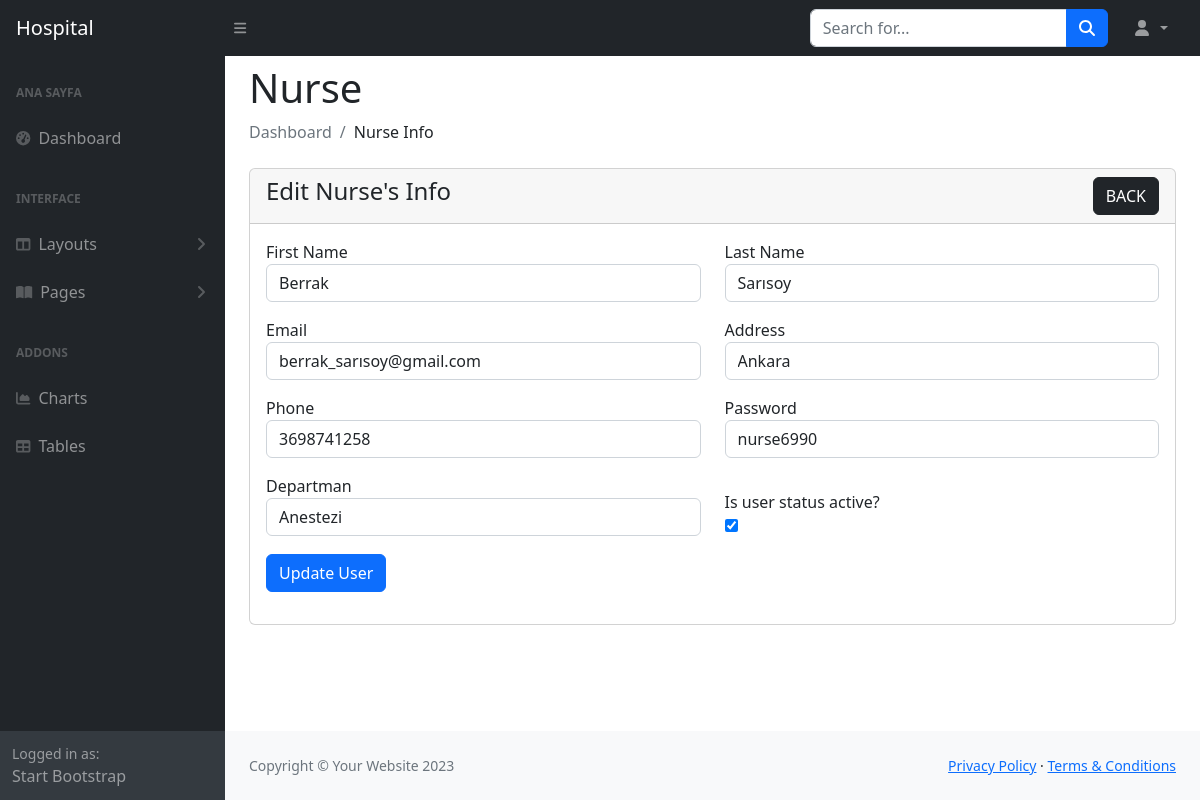
The app's page /Hospital_Managament_System/admin/edit_nurse.php?nurse_id=1 with its own data.
### tables this page shows
CREATE TABLE `nurse` (
  `nurse_id` int(11) NOT NULL,
  `fname` varchar(200) NOT NULL,
  `lname` varchar(200) NOT NULL,
  `email` varchar(200) NOT NULL,
  `password` varchar(50) NOT NULL,
  `address` varchar(200) NOT NULL,
  `phone` varchar(50) NOT NULL,
  `department_id` int(10) NOT NULL,
  `status` tinyint(4) NOT NULL
);

CREATE TABLE `department` (
  `department_id` int(11) NOT NULL,
  `name` longtext NOT NULL
);

### Hospital_Managament_System/admin/edit_nurse.php (the view, shortened to what this page needs)
<?php
include("config/dbcon.php");
include("includes/header.php"); ?>
<div class="container-fluid px-4">
    <h1 class="mt-2">Nurse</h1>
    <ol class="breadcrumb mb-4">
        <li class="breadcrumb-item active">Dashboard</li>
        <li class="breadcrumb-item">Nurse Info</li>
    </ol>
    <div class="row">
        <div class="col-md-12">
            <div class="card">
                <div class="card-header">
                    <h4>Edit Nurse's Info
                        <a href="view_register.php" class="btn btn-dark float-end">BACK</a>
                    </h4>
                </div>
                <div class="card-body">
                    <?php
                    if (isset($_GET['nurse_id'])) {
                        $nurse_id = $_GET['nurse_id'];
                        $users = "SELECT * FROM nurse WHERE nurse_id='$nurse_id'";
                        $users_run = mysqli_query($con, $users);
                        if (mysqli_num_rows($users_run) > 0) {
                            foreach ($users_run as $user) {
                                ?>
                                <form action="code.php" method="POST">
                                    <div class="row">
                                        <div class="col-md-6 mb-3">
                                            <label for="">First Name</label>
                                            <input type="text" name="fname" value="<?= $user['fname'] ?>" class="form-control">
                                        </div>
                                        <div class="col-md-6 mb-3">
                                            <label for="">Last Name</label>
                                            <input type="text" name="lname" value="<?= $user['lname'] ?>" class="form-control">
                                        </div>
                                        <div class="col-md-6 mb-3">
                                            <label for="">Email</label>
                                            <input type="text" name="email" value="<?= $user['email'] ?>" class="form-control">
                                        </div>
                                        <div class="col-md-6 mb-3">
                                            <label for="">Address</label>
                                            <input type="text" name="adres" value="<?= $user['address'] ?>" class="form-control">
                                        </div>
                                        <div class="col-md-6 mb-3">
                                            <label for="">Phone</label>
                                            <input type="text" name="telephone" value="<?= $user['phone'] ?>" class="form-control">
                                        </div>
                                        <div class="col-md-6 mb-3">
                                            <label for="">Password</label>
                                            <input type="text" name="password" value="<?= $user['password'] ?>" class="form-control">
                                        </div>
                                        <div class="col-md-6 mb-3">
                                            <label for="">Departman</label>
                                            <select name="department" required class="form-control">
                                                <?php
                                          $query = "SELECT * FROM department ORDER BY department_id" ;
                                          $query_run = mysqli_query($con, $query);
                                          if (mysqli_num_rows($query_run) > 0) {
                                            foreach ($query_run as $row) {
                                            ?>
                                                <option value="<?= $user['department_id']?>" <?= $user['department_id'] == $row['department_id'] ? 'selected' : ''; ?>><?= $row['name'];?></option>
                                                <?php
                                            }
                                        }?>
                                            </select>
                                        </div>
                                        <div class="col-md-6 mb-3 mt-3">
                                            <label for="">Is user status active?</label> <br />
                                            <input type="checkbox" name="status" <?= $user['status'] == '1' ? 'checked' : '' ?>
                                                width='90px' height='90px'>
                                        </div>
                                        <div class="col-md-12 mb-3">
                                        <button type="button" class="btn btn-primary" id="modalButton" data-bs-toggle="modal" data-bs-target="#exampleModalCenterEdit">Update User</button>
                                        </div>
                                    </div>
                                </form>
                                <?php
                            }
                        } else {
                            ?>
                            <h4>No Record Found</h4>
                            <?php
                        }
                    }
                    ?>
                </div>
            </div>
        </div>
    </div>
</div>
<?php
include("includes/footer.php");
include("includes/scripts.php");
?>

### records on screen
nurse: fname "Berrak", lname "Sarısoy", email "berrak_sarısoy@gmail.com", adres "Ankara", telephone "3698741258", password "nurse6990", department "Anestezi", status "☑"
